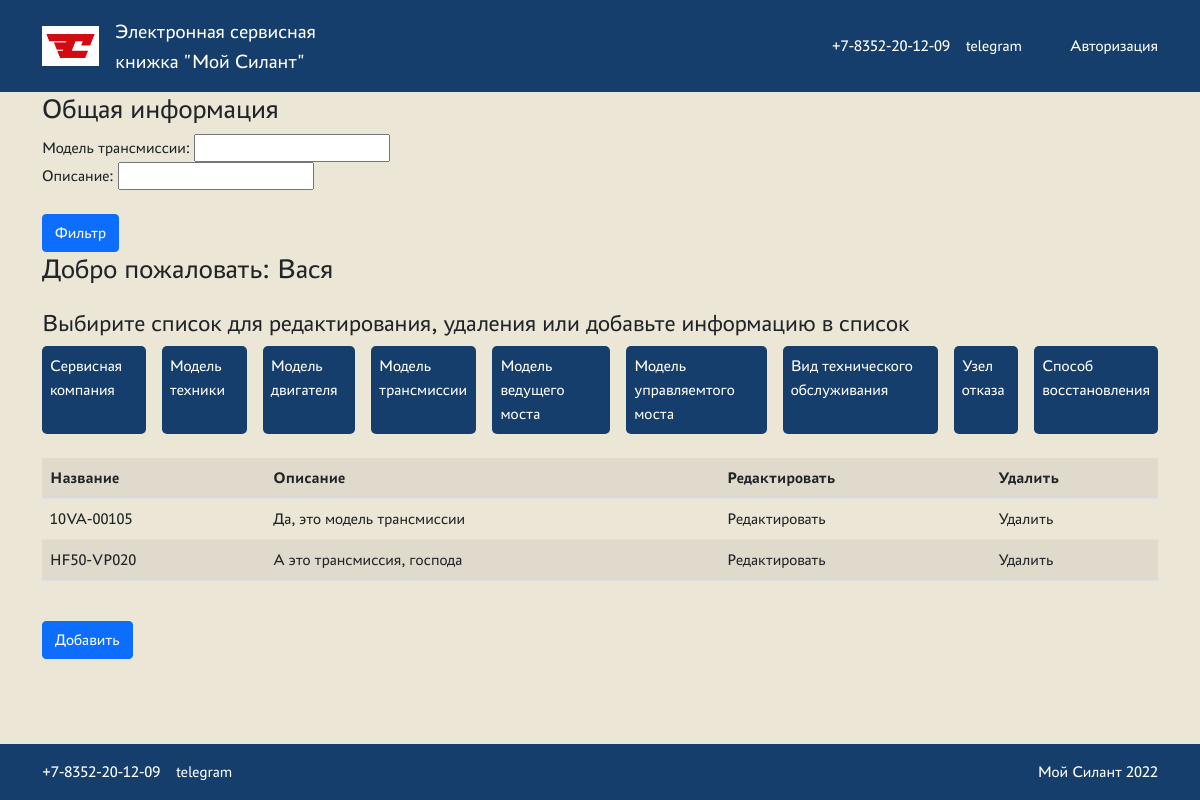
/transmissionmodel/ (signed in), run on the app's committed database.
### src/models.py (models this page shows, shortened)
class TransmissionModel(models.Model):
    name = models.TextField(verbose_name="Модель трансмиссии")
    description = models.TextField(blank=True, verbose_name="Описание")
    class Meta:
        verbose_name = "Модель трансмиссии"

### src/views.py (the view)
# urls.py: path("transmissionmodel/", TransmissionModelListView.as_view(), name="transmissionmodel"),
class TransmissionModelListView(PermissionRequiredMixin, ListView):
    permission_required = ("src.view_transmissionmodel",)
    model = TransmissionModel
    context_object_name = "transmissionmodel"
    template_name = "./lists/transmissionmodel_list.html"
    queryset = TransmissionModel.objects.all()
    login_url = "/"
    def get_context_data(self, *args, **kwargs):
        context = super().get_context_data(**kwargs)
        context["filter"] = TransmissionModelFilter(self.request.GET, queryset=self.get_queryset())
        return context

### templates/lists/transmissionmodel_list.html
<!DOCTYPE html>
{% extends "default.html" %}
{% load static %}
{% block content %}
    <section class="claim">
        <h3 class="heading"> Общая информация</h3>
        <form method="GET">
            {{ filter.form }}
            <div>
                <input class="btn btn-primary mt-4" type="submit" value="Фильтр">
            </div>
        </form>
        <h3 class="heading">Добро пожаловать: {{ request.user.first_name }}</h3>
        <h4 class="search__description mt-4">
            Выбирите список для редактирования, удаления или добавьте информацию в список
        </h4>
        <nav class="btn-wrapper">
            <ul class="nav-btns">
                <li class="nav-item">
                    <a href="/servicecompany/">Сервисная компания</a>
                </li>
                <li class="nav-item">
                    <a href="/machinemodel/">Модель техники</a>
                </li>
                <li class="nav-item">
                    <a href="/enginemodel/">Модель двигателя</a>
                </li>
                <li class="nav-item">
                    <a href="/transmissionmodel/">Модель трансмиссии</a>
                </li>
                <li class="nav-item">
                    <a href="/daxlemodel/">Модель ведущего моста</a>
                </li>
                <li class="nav-item">
                    <a href="/saxlemodel/">Модель управляемтого моста</a>
                </li>
                <li class="nav-item">
                    <a href="/maintenancetype/">Вид технического обслуживания</a>
                </li>
                <li class="nav-item">
                    <a href="/breakdownunit/">Узел отказа</a>
                </li>
                <li class="nav-item">
                    <a href="/recovermethod/">Способ восстановления</a>
                </li>
            </ul>
        </nav>
        <div class="table-responsive mt-4">
            <table class="table table-striped">
                <tbody>
                <tr>
                    <th>Название</th>
                    <th>Описание</th>
                    <th>Редактировать</th>
                    <th>Удалить</th>
                </tr>
                {% for m in filter.qs %}
                    <tr id="myUL">
                        <td>{{ m.name }}</td>
                        <td>{{ m.description }}</td>
                        <td><a href="{% url 'edit_transmissionmodel' m.pk %}">Редактировать</a></td>
                        <td><a href="{% url 'delete_transmissionmodel' m.pk %}">Удалить</a></td>
                    </tr>
                {% endfor %}
                </tbody>
            </table>
            <div class="btn btn-primary mt-4">
                <a href="{% url 'create_transmissionmodel' %}">Добавить</a>
            </div>
        </div>
    </section>
{% endblock content %}

### static/css/styles.css (style rules this page uses)
:root { --color-primary: #163E6C; --color-secondary: #EBE6D6; --color-danger: #D20A11; --color-text-primary: #FFFFFF; }
*, *:before, *:after { margin: 0; padding: 0; box-sizing: border-box; }
a { text-decoration: none; color: inherit; }
ul,li { list-style-type: none; margin: 0; padding: 0; }
body { font-family: "PT Astra Sans"; margin: 0; display: flex; flex-direction: column; min-height: 100vh; }
.nav-btns { display: flex; gap: 1rem; }
.nav-item { background-color: var(--color-primary); color: var(--color-text-primary); padding: 0.5rem; border-radius: 5px; }

### data on the page
TransmissionModel: name "10VA-00105", description "Да, это модель трансмиссии"
TransmissionModel: name "HF50-VP020", description "А это трансмиссия, господа"

### other printed values
{{ request.user.first_name }} "Вася"
